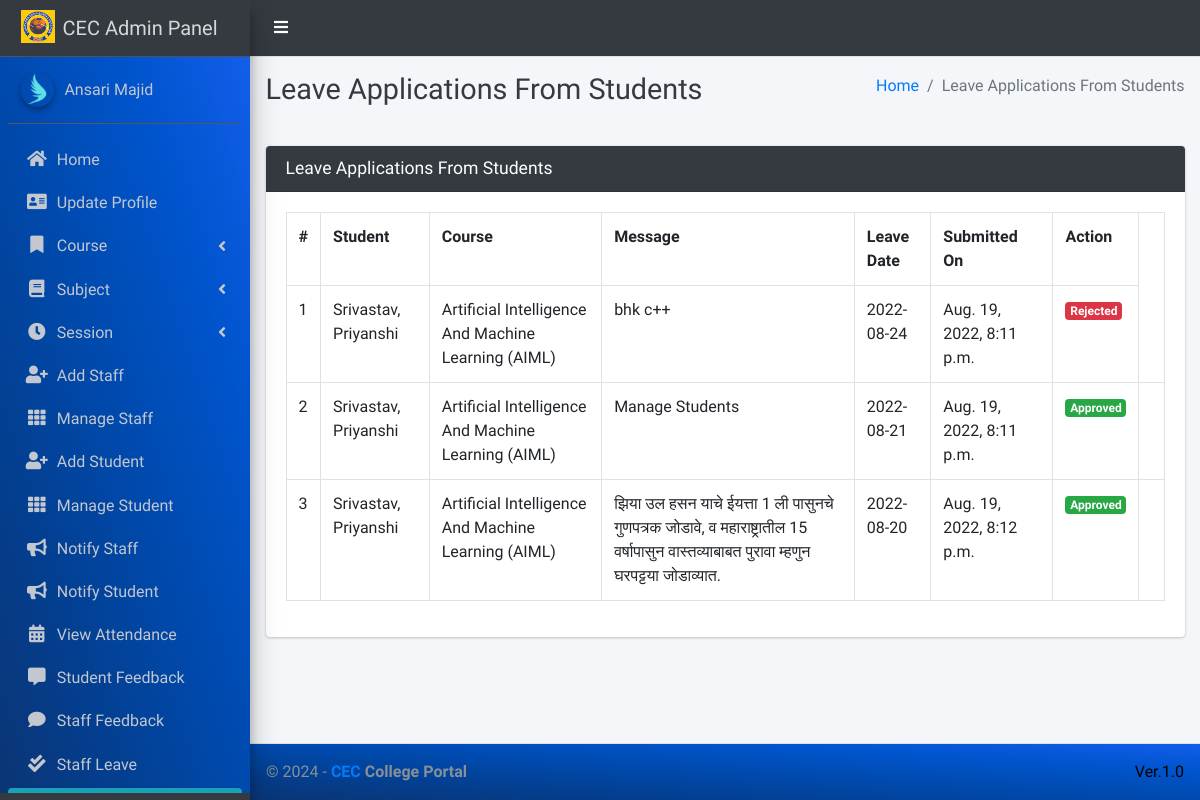
The page /student/view/leave/ (signed in) on the database its author committed.
### main_app/models.py (models this page shows)
class CustomUser(AbstractUser):
    USER_TYPE = ((1, "HOD"), (2, "Staff"), (3, "Student"))
    GENDER = [("M", "Male"), ("F", "Female")]
    username = None  # Removed username, using email instead
    email = models.EmailField(unique=True)
    user_type = models.CharField(default=1, choices=USER_TYPE, max_length=1)
    gender = models.CharField(max_length=1, choices=GENDER)
    profile_pic = models.ImageField()
    address = models.TextField()
    fcm_token = models.TextField(default="")  # For firebase notifications
    created_at = models.DateTimeField(auto_now_add=True)
    updated_at = models.DateTimeField(auto_now=True)
    USERNAME_FIELD = "email"
    REQUIRED_FIELDS = []
    objects = CustomUserManager()
    def __str__(self):
        return  self.first_name + " " + self.last_name

class LeaveReportStudent(models.Model):
    student = models.ForeignKey(Student, on_delete=models.CASCADE)
    date = models.CharField(max_length=60)
    message = models.TextField()
    status = models.SmallIntegerField(default=0)
    created_at = models.DateTimeField(auto_now_add=True)
    updated_at = models.DateTimeField(auto_now=True)

class Student(models.Model):
    admin = models.OneToOneField(CustomUser, on_delete=models.CASCADE)
    course = models.ForeignKey(Course, on_delete=models.DO_NOTHING, null=True, blank=False)
    session = models.ForeignKey(Session, on_delete=models.DO_NOTHING, null=True)
    def __str__(self):
        return self.admin.last_name + ", " + self.admin.first_name

class Course(models.Model):
    name = models.CharField(max_length=120)
    created_at = models.DateTimeField(auto_now_add=True)
    updated_at = models.DateTimeField(auto_now=True)
    def __str__(self):
        return self.name

### main_app/hod_views.py (the view, shortened to what this page needs)
# urls.py: path("student/view/leave/", hod_views.view_student_leave,
@csrf_exempt
def view_student_leave(request):
    if request.method != 'POST':
        allLeave = LeaveReportStudent.objects.all()
        context = {
            'allLeave': allLeave,
            'page_title': 'Leave Applications From Students'
        }
        return render(request, "hod_template/student_leave_view.html", context)

### main_app/templates/hod_template/student_leave_view.html (shortened to what this page needs)
{% extends 'main_app/base.html' %}
{% load static %}
{% block page_title %}{{page_title}}{% endblock page_title %}
{% block content %}
<section class="content">
    <div class="container-fluid">
        <div class="row">
            <div class="col-md-12">
                <div class="card card-dark">
                    <div class="card-header">
                        <h3 class="card-title">{{page_title}}</h3>
                    </div>
                    <div class="table card-body">
                        <table class="table table-bordered table-hover">
                            <tr>
                                <th>#</th>
                                <th>Student</th>
                                <th>Course</th>
                                <th>Message</th>
                                <th>Leave Date</th>
                                <th>Submitted On</th>
                                <th>Action</th>
                            </tr>
                            {% for leave in  allLeave %}
                              <tr>
                                  <td>{{forloop.counter}}</td>
                                  <td>{{leave.student}}</td>
                                  <td>{{leave.student.course}}</td>
                                  <td>{{leave.message}}</td>
                                  <td>{{leave.date}}</td>
                                  <td>{{leave.created_at}}</td>
                                      {% if leave.status == 0 %}
                                           <td> <button data-toggle = "modal" data-target = "#reply_modal" value="{{leave.id}}" class="btn btn-success reply_open_modal">Reply</button>
{% elif leave.status == -1 %}
<td><span  class='badge badge-danger'>Rejected</span></td>
{% else %}
<td><span  class='badge badge-success'>Approved</span></td>
                                            <td>{{feedback.updated_at}}</td>
                                      {% endif %}
                              </tr>
                            {% endfor %}
                        </table>
                    </div>
                    </div>
            </div>
        </div>
    </div>
</section>
{% endblock content %}

### main_app/templates/main_app/sidebar_template.html (shortened to what this page needs)
{% load static %}
<aside class="main-sidebar sidebar-dark-info elevation-4">
    {% if request.user.user_type == '1' %}
    <a href="{% url 'admin_home' %}" class="brand-link">
        <img src="{% static 'dist/img/CECLogo.jpg' %} " alt="CEC LOGO"
            class="brand-image " >
        <span class="brand-text font-weight-light" >CEC Admin Panel</span>
    </a>
    <div class="sidebar" style="background-image: linear-gradient(to right top, #0b3574, #033f91, #004aae, #0054cc, #125eeb);">
        <div class="user-panel mt-3 pb-3 mb-3 d-flex">
            <div class="image">
                <img src="{{ request.user.profile_pic}}" class="img-circle elevation-2" alt="User Image">
            </div>
            <div class="info">
                <a href="#" class="d-block">{{user}}</a>
            </div>
        </div>
        <nav class="mt-2">
            <ul class="nav nav-pills nav-sidebar flex-column" data-widget="treeview" role="menu" data-accordion="false">
                <li class="nav-item">
                    {% url 'admin_home' as admin_home %}
                    <a href="{{admin_home}}" class="nav-link {% if admin_home == request.path %} active {% endif %}">
                        <i class="nav-icon fas fa-home"></i>
                        <p>
                            Home
                        </p>
                    </a>
                </li>
                <li class="nav-item">
                    {% url 'admin_view_profile' as admin_view_profile %}
                    <a href="{{admin_view_profile}}"
                        class="nav-link {% if admin_view_profile == request.path %} active {% endif %}">
                        <i class="nav-icon fas fa-address-card"></i>
                        <p>
                            Update Profile
                        </p>
                    </a>
                </li>
                <li class="nav-item has-treeview">
                    <a href="#" class="nav-link" >
                        <i class="nav-icon fas fa-bookmark"></i>
                        <p>
                            Course
                            <i class="fas fa-angle-left right"></i>
                        </p>
                    </a>
                </li>
                <li class="nav-item has-treeview">
                    <a href="#" class="nav-link">
                        <i class="nav-icon fas fa-book"></i>
                        <p>
                            Subject
                            <i class="fas fa-angle-left right"></i>
                        </p>
                    </a>
                </li>
                <li class="nav-item has-treeview">
                    <a href="#" class="nav-link">
                        <i  class="nav-icon fas fa-clock"></i>
                        <p>
                            Session
                            <i class="fas fa-angle-left right"></i>
                        </p>
                    </a>
                </li>
                <li class="nav-item">
                    {% url 'add_staff' as add_staff %}
                    <a href="{{add_staff}}" class="nav-link {% if add_staff == request.path %} active {% endif %}">
                        <i class="nav-icon fas fa-user-plus"></i>
                        <p>
                            Add Staff
                        </p>
                    </a>
                </li>
                <li class="nav-item">
                    {% url 'manage_staff' as manage_staff %}
                    {% url 'edit_staff' staff_id as edit_staff %}
                    <a href="{{manage_staff}}"
                        class="nav-link {% if manage_staff == request.path or request.path == edit_staff %} active {% endif %}">
                        <i class="nav-icon fas fa-th"></i>
                        <p>
                            Manage Staff
                        </p>
                    </a>
                </li>
                <li class="nav-item">
                    {% url 'add_student' as add_student%}
                    <a href="{{add_student}}" class="nav-link  {% if add_student == request.path %} active {% endif %}">
                        <i class="nav-icon fas fa-user-plus"></i>
                        <p>
                            Add Student
                        </p>
                    </a>
                </li>
                <li class="nav-item">
                    {% url 'manage_student' as manage_student %}
                    {% url 'edit_student' student_id as edit_student %}
                    <a href="{{manage_student}}"
                        class="nav-link  {% if edit_student == request.path or manage_student == request.path %} active {% endif %}">
                        <i class="nav-icon fas fa-th"></i>
                        <p>
                            Manage Student
                        </p>
                    </a>
                </li>
                <li class="nav-item">
                    {% url 'admin_notify_staff' as admin_notify_staff %}
                    <a href="{{admin_notify_staff}}"
                        class="nav-link {% if admin_notify_staff == request.path %} active {% endif %}">
                        <i class="nav-icon fas fa-bullhorn"></i>
                        <p>
                            Notify Staff
                        </p>
                    </a>
                </li>
                <li class="nav-item">
                    {% url 'admin_notify_student' as admin_notify_student %}
                    <a href="{{admin_notify_student}}"
                        class="nav-link {% if admin_notify_student == request.path %} active {% endif %}">
                        <i class="nav-icon fas fa-bullhorn"></i>
                        <p>
                            Notify Student
                        </p>
                    </a>
                </li>
                <li class="nav-item">
                    {% url 'admin_view_attendance' as admin_view_attendance %}
                <li class="nav-item">
                    <a href="{{admin_view_attendance}}"
                        class="nav-link  {% if admin_view_attendance == request.path %} active {% endif %}">
                        <i class="nav-icon fas fa-calendar-alt"></i>
                        <p>
                            View Attendance
                        </p>
                    </a>
                </li>
                <li class="nav-item">
                    {% url 'student_feedback_message' as student_feedback_message %}
                    <a href="{{ student_feedback_message }}"
                        class="nav-link  {% if student_feedback_message == request.path %} active {% endif %}">
                        <i class="nav-icon fas fa-comment-alt"></i>
                        <p>
                            Student Feedback
                        </p>
                    </a>
                </li>
                <li class="nav-item">
                    {% url 'staff_feedback_message' as staff_feedback_message %}
                    <a href="{{staff_feedback_message}}"
                        class="nav-link   {% if staff_feedback_message == request.path %} active {% endif %}">
                        <i  class="nav-icon fas fa-comment"></i>
                        <p>
                            Staff Feedback
                        </p>
                    </a>
                </li>
                <li class="nav-item">
                    {% url 'view_staff_leave' as view_staff_leave %}
                    <a href="{{view_staff_leave}}"
                        class="nav-link  {% if view_staff_leave == request.path %} active {% endif %}">
                        <i  class="nav-icon fas fa-check-double"></i>
                        <p>
                            Staff Leave
                        </p>
                    </a>
                </li>
                <li class="nav-item">
                    {% url 'view_student_leave' as view_student_leave %}
                    <a href="{% url 'view_student_leave' %}"
                        class="nav-link  {% if view_student_leave == request.path %} active {% endif %}">
                    </a>
                </li>
                                        {% endif %}
                                    </ul>
                                </nav>
                            </div>
</aside>

### rows shown on the page
CustomUser: user.profile_pic (picture), first_name+last_name "Ansari Majid"
LeaveReportStudent: student "Srivastav, Priyanshi", student.course "Artificial Intelligence And Machine Learning (AIML)", message "bhk c++", date "2022-08-24", created_at "Aug. 19, 2022, 8:11 p.m.", status "Rejected"
LeaveReportStudent: student "Srivastav, Priyanshi", student.course "Artificial Intelligence And Machine Learning (AIML)", message "Manage Students", date "2022-08-21", created_at "Aug. 19, 2022, 8:11 p.m."
LeaveReportStudent: student "Srivastav, Priyanshi", student.course "Artificial Intelligence And Machine Learning (AIML)", message "झिया उल हसन याचे ईयत्ता 1 ली पासुनचे गुणपत्रक जोडावे, व महाराष्ट्रातील 15 वर्षापासुन वास्तव्याबाबत पुरावा म्हणुन घरपट्टया जोडाव्यात.", date "2022-08-20", created_at "Aug. 19, 2022, 8:12 p.m."

### other values the page prints
{{ page_title }} "Leave Applications From Students"
